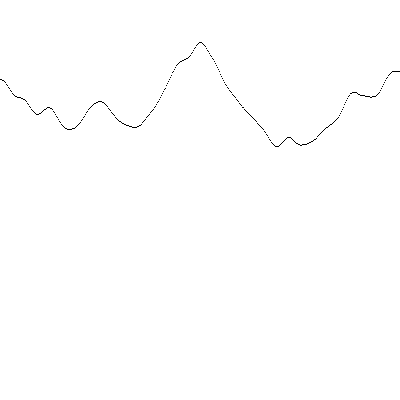
Frame 1 (no input)
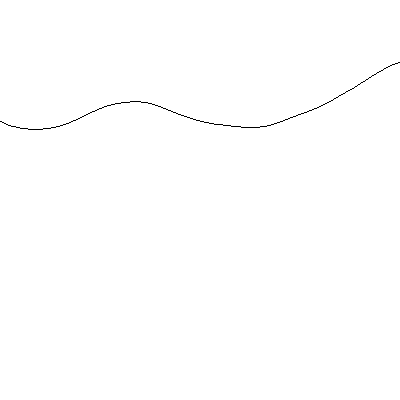
Frame 60 (the mouse pressed at the canvas centre just before this capture)
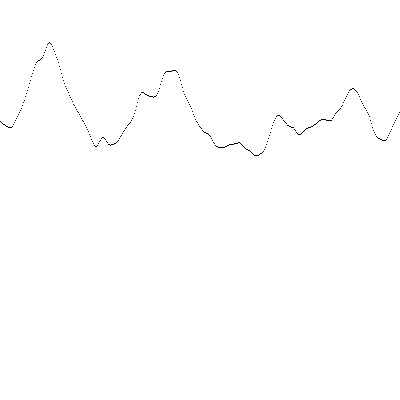
Frame 120 (the mouse held since frame 60 and released just before this capture)

The Processing sketch that drew these frames (run headless with seeded random() and noise(); from frame 60 on, the mouse is pressed at the canvas centre):

// Processing sketch: perlin1D
// ── perlin1D.pde

float step = 0.01;
float offset = 0.0;

void setup (){
  size(400,400);
}

void draw (){
  background(255);
  //circle(width/2, height/2, 200*noise(frameCount*step));
  for(int i = 0; i < width; i++)
  {
    int h = int(noise(i*step+offset)*height/2);
    set(i, height/2-h, color(0));
  }
  offset += 0.01;
  
  
  step = map(mouseX, 0, width, 0.003, 0.03);
}
